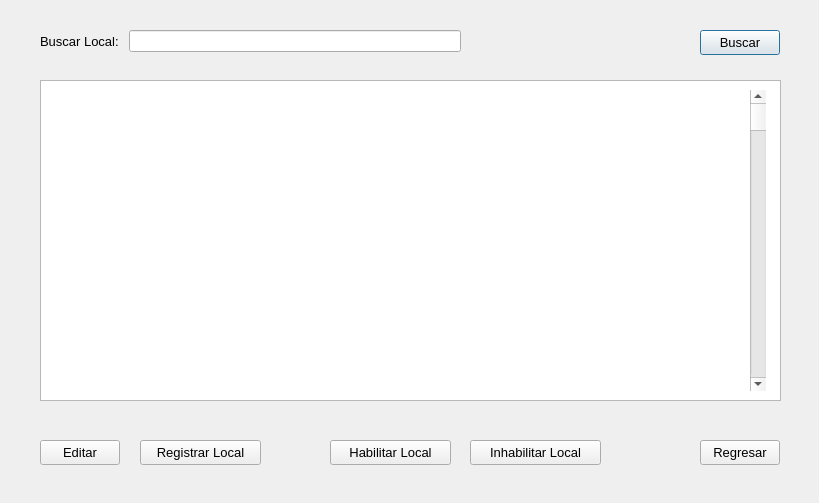
<?xml version="1.0" encoding="UTF-8"?>
<ui version="4.0">
 <class>gestionarLocal</class>
 <widget class="QDialog" name="gestionarLocal">
  <property name="geometry">
   <rect>
    <x>0</x>
    <y>0</y>
    <width>819</width>
    <height>503</height>
   </rect>
  </property>
  <property name="windowTitle">
   <string>Gestionar Locales</string>
  </property>
  <widget class="QWidget" name="formLayoutWidget">
   <property name="geometry">
    <rect>
     <x>40</x>
     <y>30</y>
     <width>421</width>
     <height>31</height>
    </rect>
   </property>
   <layout class="QFormLayout" name="formLayout">
    <item row="0" column="1">
     <widget class="QLineEdit" name="buscarLocalTxt"/>
    </item>
    <item row="0" column="0">
     <widget class="QLabel" name="label">
      <property name="font">
       <font>
        <pointsize>10</pointsize>
       </font>
      </property>
      <property name="text">
       <string>Buscar Local: </string>
      </property>
     </widget>
    </item>
   </layout>
  </widget>
  <widget class="QPushButton" name="buscarPb">
   <property name="geometry">
    <rect>
     <x>700</x>
     <y>30</y>
     <width>80</width>
     <height>25</height>
    </rect>
   </property>
   <property name="font">
    <font>
     <pointsize>10</pointsize>
    </font>
   </property>
   <property name="text">
    <string>Buscar</string>
   </property>
  </widget>
  <widget class="QColumnView" name="listaLocalesCv">
   <property name="geometry">
    <rect>
     <x>40</x>
     <y>80</y>
     <width>741</width>
     <height>321</height>
    </rect>
   </property>
  </widget>
  <widget class="QScrollBar" name="verticalScrollBar">
   <property name="geometry">
    <rect>
     <x>750</x>
     <y>90</y>
     <width>16</width>
     <height>301</height>
    </rect>
   </property>
   <property name="orientation">
    <enum>Qt::Vertical</enum>
   </property>
  </widget>
  <widget class="QPushButton" name="editarLocalPb">
   <property name="geometry">
    <rect>
     <x>40</x>
     <y>440</y>
     <width>80</width>
     <height>25</height>
    </rect>
   </property>
   <property name="font">
    <font>
     <pointsize>10</pointsize>
    </font>
   </property>
   <property name="text">
    <string>Editar</string>
   </property>
  </widget>
  <widget class="QPushButton" name="registrarLocalPb">
   <property name="geometry">
    <rect>
     <x>140</x>
     <y>440</y>
     <width>121</width>
     <height>25</height>
    </rect>
   </property>
   <property name="font">
    <font>
     <pointsize>10</pointsize>
    </font>
   </property>
   <property name="text">
    <string>Registrar Local</string>
   </property>
  </widget>
  <widget class="QPushButton" name="habilitarLocalPb">
   <property name="geometry">
    <rect>
     <x>330</x>
     <y>440</y>
     <width>121</width>
     <height>25</height>
    </rect>
   </property>
   <property name="font">
    <font>
     <pointsize>10</pointsize>
    </font>
   </property>
   <property name="text">
    <string>Habilitar Local</string>
   </property>
  </widget>
  <widget class="QPushButton" name="inhabilitarLocalPb">
   <property name="geometry">
    <rect>
     <x>470</x>
     <y>440</y>
     <width>131</width>
     <height>25</height>
    </rect>
   </property>
   <property name="font">
    <font>
     <pointsize>10</pointsize>
    </font>
   </property>
   <property name="text">
    <string>Inhabilitar Local</string>
   </property>
  </widget>
  <widget class="QPushButton" name="regresarPb">
   <property name="geometry">
    <rect>
     <x>700</x>
     <y>440</y>
     <width>80</width>
     <height>25</height>
    </rect>
   </property>
   <property name="font">
    <font>
     <pointsize>10</pointsize>
    </font>
   </property>
   <property name="text">
    <string>Regresar</string>
   </property>
  </widget>
 </widget>
 <tabstops>
  <tabstop>buscarLocalTxt</tabstop>
  <tabstop>buscarPb</tabstop>
  <tabstop>listaLocalesCv</tabstop>
  <tabstop>editarLocalPb</tabstop>
  <tabstop>registrarLocalPb</tabstop>
  <tabstop>habilitarLocalPb</tabstop>
  <tabstop>inhabilitarLocalPb</tabstop>
  <tabstop>regresarPb</tabstop>
 </tabstops>
 <resources/>
 <connections/>
</ui>
